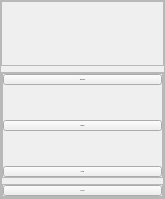
     <widget class="QWidget" name="Left_Menu" native="true">
      <property name="sizePolicy">
       <sizepolicy hsizetype="Expanding" vsizetype="Preferred">
        <horstretch>0</horstretch>
        <verstretch>0</verstretch>
       </sizepolicy>
      </property>
      <property name="minimumSize">
       <size>
        <width>165</width>
        <height>0</height>
       </size>
      </property>
      <property name="maximumSize">
       <size>
        <width>165</width>
        <height>16777215</height>
       </size>
      </property>
      <layout class="QVBoxLayout" name="verticalLayout_4">
       <property name="leftMargin">
        <number>0</number>
       </property>
       <property name="topMargin">
        <number>0</number>
       </property>
       <property name="rightMargin">
        <number>0</number>
       </property>
       <property name="bottomMargin">
        <number>0</number>
       </property>
       <item>
        <widget class="QFrame" name="frame_17">
         <property name="frameShape">
          <enum>QFrame::StyledPanel</enum>
         </property>
         <property name="frameShadow">
          <enum>QFrame::Raised</enum>
         </property>
         <layout class="QVBoxLayout" name="verticalLayout_7">
          <property name="leftMargin">
           <number>0</number>
          </property>
          <property name="topMargin">
           <number>0</number>
          </property>
          <property name="rightMargin">
           <number>0</number>
          </property>
          <property name="bottomMargin">
           <number>0</number>
          </property>
          <item>
           <widget class="QFrame" name="frame_15">
            <property name="maximumSize">
             <size>
              <width>16777215</width>
              <height>120</height>
             </size>
            </property>
            <property name="frameShape">
             <enum>QFrame::StyledPanel</enum>
            </property>
            <property name="frameShadow">
             <enum>QFrame::Raised</enum>
            </property>
            <layout class="QHBoxLayout" name="horizontalLayout_14">
             <property name="spacing">
              <number>13</number>
             </property>
             <property name="leftMargin">
              <number>0</number>
             </property>
             <property name="topMargin">
              <number>20</number>
             </property>
             <property name="rightMargin">
              <number>0</number>
             </property>
             <property name="bottomMargin">
              <number>20</number>
             </property>
             <item alignment="Qt::AlignHCenter">
              <widget class="QLabel" name="label_12">
               <property name="enabled">
                <bool>true</bool>
               </property>
               <property name="sizePolicy">
                <sizepolicy hsizetype="Preferred" vsizetype="Preferred">
                 <horstretch>0</horstretch>
                 <verstretch>0</verstretch>
                </sizepolicy>
               </property>
               <property name="minimumSize">
                <size>
                 <width>0</width>
                 <height>0</height>
                </size>
               </property>
               <property name="maximumSize">
                <size>
                 <width>120</width>
                 <height>120</height>
                </size>
               </property>
               <property name="font">
                <font>
                 <pointsize>15</pointsize>
                </font>
               </property>
               <property name="text">
                <string/>
               </property>
               <property name="pixmap">
                <pixmap resource="resources.qrc">:/imgs/Assets/image/Group 73.png</pixmap>
               </property>
               <property name="scaledContents">
                <bool>true</bool>
               </property>
               <property name="alignment">
                <set>Qt::AlignCenter</set>
               </property>
              </widget>
             </item>
            </layout>
           </widget>
          </item>
          <item>
           <widget class="QFrame" name="frame_14">
            <property name="sizePolicy">
             <sizepolicy hsizetype="Preferred" vsizetype="Expanding">
              <horstretch>0</horstretch>
              <verstretch>0</verstretch>
             </sizepolicy>
            </property>
            <property name="font">
             <font>
              <stylestrategy>PreferDefault</stylestrategy>
             </font>
            </property>
            <property name="frameShape">
             <enum>QFrame::StyledPanel</enum>
            </property>
            <property name="frameShadow">
             <enum>QFrame::Raised</enum>
            </property>
            <layout class="QVBoxLayout" name="verticalLayout_6">
             <property name="leftMargin">
              <number>0</number>
             </property>
             <property name="topMargin">
              <number>0</number>
             </property>
             <property name="rightMargin">
              <number>0</number>
             </property>
             <property name="bottomMargin">
              <number>0</number>
             </property>
             <item alignment="Qt::AlignTop">
              <widget class="QFrame" name="frame_16">
               <property name="frameShape">
                <enum>QFrame::StyledPanel</enum>
               </property>
               <property name="frameShadow">
                <enum>QFrame::Raised</enum>
               </property>
               <layout class="QVBoxLayout" name="verticalLayout_5">
                <property name="spacing">
                 <number>35</number>
                </property>
                <property name="leftMargin">
                 <number>0</number>
                </property>
                <property name="topMargin">
                 <number>0</number>
                </property>
                <property name="rightMargin">
                 <number>0</number>
                </property>
                <property name="bottomMargin">
                 <number>0</number>
                </property>
                <item>
                 <widget class="QPushButton" name="pushButton_6">
                  <property name="font">
                   <font>
                    <family>Segoe UI Semibold</family>
                    <pointsize>-1</pointsize>
                   </font>
                  </property>
                  <property name="cursor">
                   <cursorShape>PointingHandCursor</cursorShape>
                  </property>
                  <property name="text">
                   <string>Transaction</string>
                  </property>
                  <property name="icon">
                   <iconset resource="resources.qrc">
                    <normaloff>:/icons/Assets/feather/airplay.svg</normaloff>:/icons/Assets/feather/airplay.svg</iconset>
                  </property>
                  <property name="iconSize">
                   <size>
                    <width>25</width>
                    <height>25</height>
                   </size>
                  </property>
                 </widget>
                </item>
                <item>
                 <widget class="QPushButton" name="pushButton_5">
                  <property name="font">
                   <font>
                    <family>Segoe UI Semibold</family>
                    <pointsize>-1</pointsize>
                   </font>
                  </property>
                  <property name="cursor">
                   <cursorShape>PointingHandCursor</cursorShape>
                  </property>
                  <property name="text">
                   <string>Member</string>
                  </property>
                  <property name="icon">
                   <iconset resource="resources.qrc">
                    <normaloff>:/icons/Assets/feather/user.svg</normaloff>:/icons/Assets/feather/user.svg</iconset>
                  </property>
                  <property name="iconSize">
                   <size>
                    <width>25</width>
                    <height>25</height>
                   </size>
                  </property>
                 </widget>
                </item>
                <item>
                 <widget class="QPushButton" name="pushButton_4">
                  <property name="font">
                   <font>
                    <family>Segoe UI Semibold</family>
                    <pointsize>-1</pointsize>
                   </font>
                  </property>
                  <property name="cursor">
                   <cursorShape>PointingHandCursor</cursorShape>
                  </property>
                  <property name="text">
                   <string>Analyze</string>
                  </property>
                  <property name="icon">
                   <iconset resource="resources.qrc">
                    <normaloff>:/icons/Assets/feather/activity.svg</normaloff>:/icons/Assets/feather/activity.svg</iconset>
                  </property>
                  <property name="iconSize">
                   <size>
                    <width>25</width>
                    <height>25</height>
                   </size>
                  </property>
                 </widget>
                </item>
               </layout>
              </widget>
             </item>
             <item>
              <widget class="QFrame" name="frame_18">
               <property name="frameShape">
                <enum>QFrame::StyledPanel</enum>
               </property>
               <property name="frameShadow">
                <enum>QFrame::Raised</enum>
               </property>
               <layout class="QHBoxLayout" name="horizontalLayout_15">
                <property name="leftMargin">
                 <number>0</number>
                </property>
                <property name="topMargin">
                 <number>0</number>
                </property>
                <property name="rightMargin">
                 <number>0</number>
                </property>
                <property name="bottomMargin">
                 <number>0</number>
                </property>
                <item>
                 <widget class="QPushButton" name="pushButton_7">
                  <property name="font">
                   <font>
                    <family>Segoe UI Semibold</family>
                    <pointsize>-1</pointsize>
                   </font>
                  </property>
                  <property name="cursor">
                   <cursorShape>PointingHandCursor</cursorShape>
                  </property>
                  <property name="text">
                   <string>LOG OUT</string>
                  </property>
                  <property name="icon">
                   <iconset resource="resources.qrc">
                    <normaloff>:/icons/Assets/feather/log-out.svg</normaloff>:/icons/Assets/feather/log-out.svg</iconset>
                  </property>
                 </widget>
                </item>
               </layout>
              </widget>
             </item>
            </layout>
           </widget>
          </item>
         </layout>
        </widget>
       </item>
      </layout>
     </widget>
